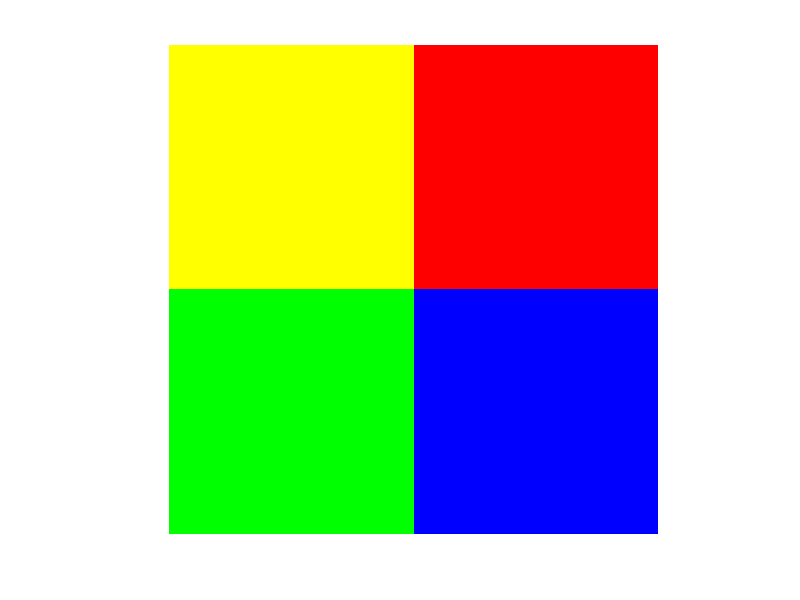

This chart was generated by the following MATLAB code: (Note: this script raises an error after producing the figure.)
redChannel = zeros(100, 100, 'uint8');
greenChannel = zeros(100, 100, 'uint8');
blueChannel = zeros(100, 100, 'uint8');
redChannel(1:50,:) = 255;
greenChannel(:, 1:50) = 255;
blueChannel(51:100, 51:100) = 255;
coloredImage = cat(3, redChannel, greenChannel, blueChannel);
imshow(coloredImage)
dlmwrite('dataexport.txt',coloredImage,'newline','pc');